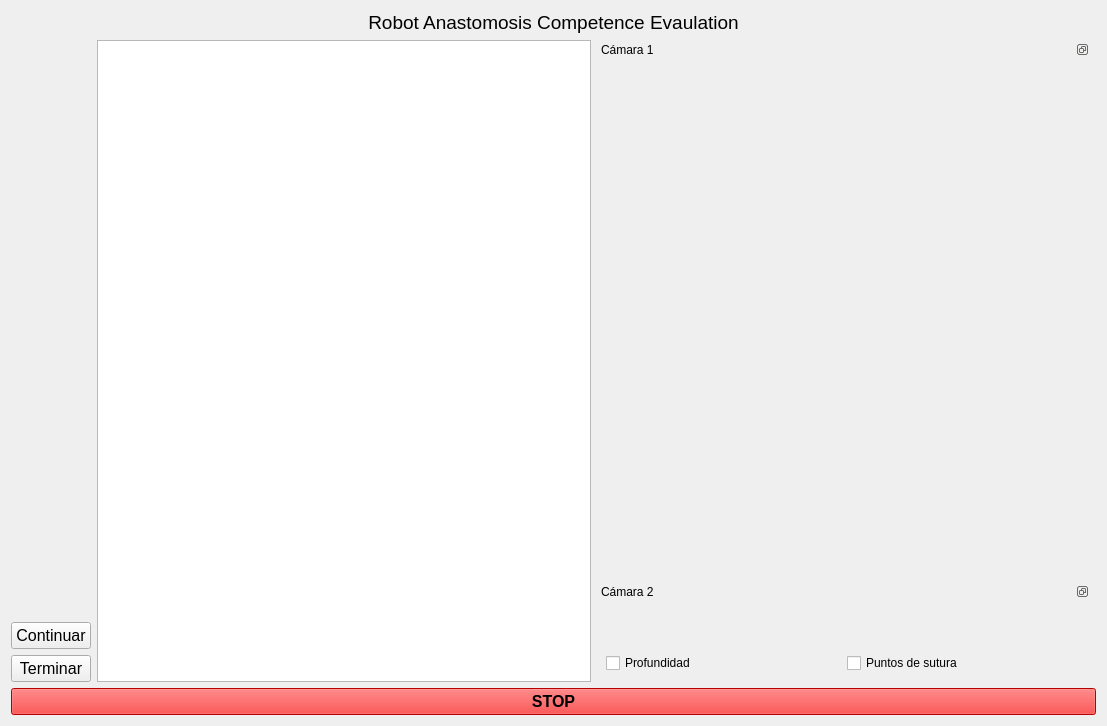
<?xml version="1.0" encoding="UTF-8"?>
<ui version="4.0">
 <class>ExperimentWindow</class>
 <widget class="QWidget" name="ExperimentWindow">
  <property name="geometry">
   <rect>
    <x>0</x>
    <y>0</y>
    <width>1107</width>
    <height>726</height>
   </rect>
  </property>
  <property name="windowTitle">
   <string>Form</string>
  </property>
  <layout class="QGridLayout" name="gridLayout">
   <item row="5" column="0">
    <widget class="QPushButton" name="terminarButton">
     <property name="font">
      <font>
       <pointsize>12</pointsize>
      </font>
     </property>
     <property name="text">
      <string>Terminar</string>
     </property>
    </widget>
   </item>
   <item row="1" column="2">
    <widget class="QDockWidget" name="dockWidgetCam0">
     <property name="floating">
      <bool>false</bool>
     </property>
     <property name="features">
      <set>QDockWidget::DockWidgetFloatable|QDockWidget::DockWidgetMovable</set>
     </property>
     <property name="windowTitle">
      <string>Cámara 1</string>
     </property>
     <widget class="QWidget" name="dockWidgetContentsLayout_0">
      <layout class="QGridLayout" name="gridLayout_2">
       <item row="0" column="0">
        <widget class="QLabel" name="Cam0Label">
         <property name="sizePolicy">
          <sizepolicy hsizetype="Preferred" vsizetype="Preferred">
           <horstretch>0</horstretch>
           <verstretch>0</verstretch>
          </sizepolicy>
         </property>
         <property name="text">
          <string/>
         </property>
         <property name="alignment">
          <set>Qt::AlignCenter</set>
         </property>
        </widget>
       </item>
      </layout>
     </widget>
    </widget>
   </item>
   <item row="2" column="0">
    <widget class="QLabel" name="UVALabel">
     <property name="text">
      <string/>
     </property>
     <property name="alignment">
      <set>Qt::AlignCenter</set>
     </property>
    </widget>
   </item>
   <item row="1" column="0">
    <widget class="QLabel" name="UMHLabel">
     <property name="text">
      <string/>
     </property>
     <property name="alignment">
      <set>Qt::AlignCenter</set>
     </property>
    </widget>
   </item>
   <item row="4" column="0">
    <widget class="QPushButton" name="continuarButton">
     <property name="font">
      <font>
       <pointsize>12</pointsize>
      </font>
     </property>
     <property name="text">
      <string>Continuar</string>
     </property>
    </widget>
   </item>
   <item row="3" column="0">
    <widget class="QLabel" name="UMALabel">
     <property name="text">
      <string/>
     </property>
     <property name="alignment">
      <set>Qt::AlignCenter</set>
     </property>
    </widget>
   </item>
   <item row="0" column="0" colspan="4">
    <widget class="QLabel" name="label">
     <property name="sizePolicy">
      <sizepolicy hsizetype="Preferred" vsizetype="Fixed">
       <horstretch>0</horstretch>
       <verstretch>0</verstretch>
      </sizepolicy>
     </property>
     <property name="font">
      <font>
       <pointsize>14</pointsize>
       <weight>50</weight>
       <bold>false</bold>
      </font>
     </property>
     <property name="text">
      <string>Robot Anastomosis Competence Evaulation</string>
     </property>
     <property name="alignment">
      <set>Qt::AlignCenter</set>
     </property>
    </widget>
   </item>
   <item row="1" column="1" rowspan="5">
    <widget class="QGraphicsView" name="flujogramaView"/>
   </item>
   <item row="6" column="0" colspan="4">
    <widget class="QPushButton" name="stopButton">
     <property name="font">
      <font>
       <pointsize>12</pointsize>
       <weight>75</weight>
       <bold>true</bold>
      </font>
     </property>
     <property name="styleSheet">
      <string notr="true">background-color:red</string>
     </property>
     <property name="text">
      <string>STOP</string>
     </property>
    </widget>
   </item>
   <item row="2" column="2" rowspan="4">
    <widget class="QDockWidget" name="dockWidgetCam1">
     <property name="cursor">
      <cursorShape>ArrowCursor</cursorShape>
     </property>
     <property name="floating">
      <bool>false</bool>
     </property>
     <property name="features">
      <set>QDockWidget::DockWidgetFloatable|QDockWidget::DockWidgetMovable</set>
     </property>
     <property name="windowTitle">
      <string>Cámara 2</string>
     </property>
     <widget class="QWidget" name="dockWidgetContentsLayout_1">
      <layout class="QGridLayout" name="gridLayout_3">
       <item row="1" column="0">
        <widget class="QCheckBox" name="depthCheckBox">
         <property name="text">
          <string>Profundidad</string>
         </property>
        </widget>
       </item>
       <item row="0" column="0" colspan="2">
        <widget class="QLabel" name="Cam1Label">
         <property name="text">
          <string/>
         </property>
         <property name="alignment">
          <set>Qt::AlignCenter</set>
         </property>
        </widget>
       </item>
       <item row="1" column="1">
        <widget class="QCheckBox" name="stitchesCheckBox">
         <property name="text">
          <string>Puntos de sutura</string>
         </property>
        </widget>
       </item>
      </layout>
     </widget>
    </widget>
   </item>
  </layout>
 </widget>
 <resources/>
 <connections/>
</ui>
